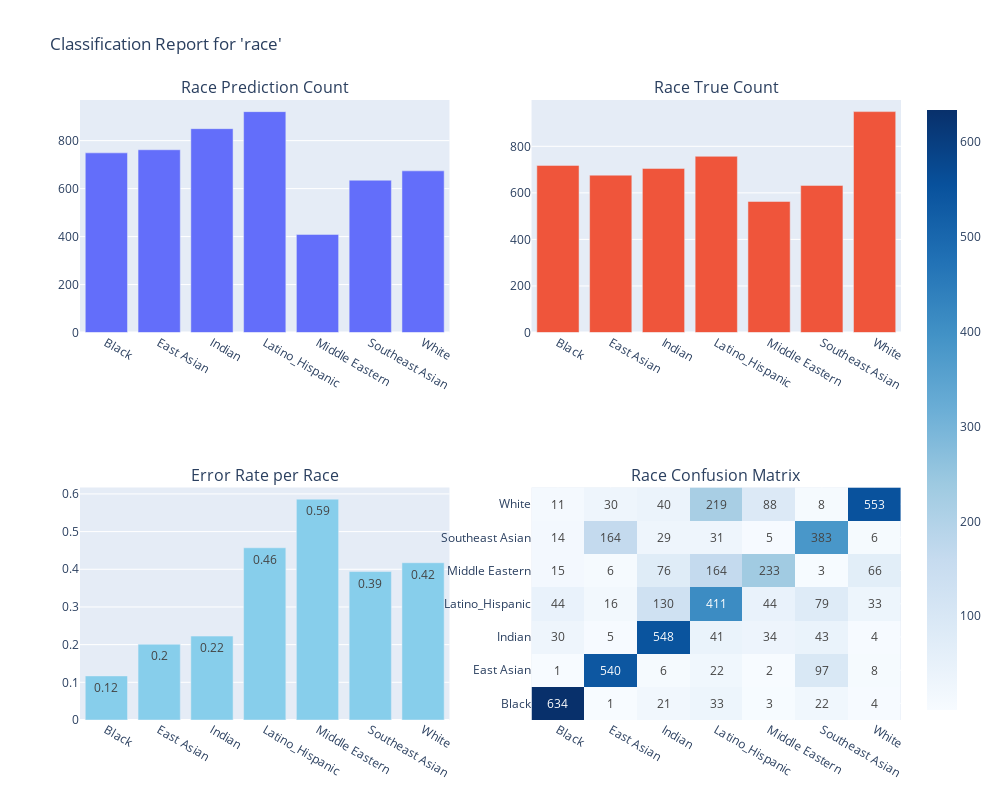

The code cell stored with this chart in its notebook:
### Markdown cell above
#### C1

### Code cell
df_r_cultural_heritage = import_data('./scv_1/r_cultural_heritage.csv')
run_stats(df_r_cultural_heritage, 'race')

### Figure 1 — Plotly figure (JSON) as saved in the notebook; plotly's stock layout.template omitted (floating-point values rounded to 4 significant figures)
{"data": [{"name": "Predicted", "type": "bar", "x": ["Black", "East Asian", "Indian", "Latino_Hispanic", "Middle Eastern", "Southeast Asian", "White"], "xaxis": "x", "y": [749, 762, 850, 921, 409, 635, 674], "yaxis": "y"}, {"name": "True", "type": "bar", "x": ["Black", "East Asian", "Indian", "Latino_Hispanic", "Middle Eastern", "Southeast Asian", "White"], "xaxis": "x2", "y": [718, 676, 705, 757, 563, 632, 949], "yaxis": "y2"}, {"marker": {"color": "skyblue"}, "name": "Error Rate", "text": [0.12, 0.2, 0.22, 0.46, 0.59, 0.39, 0.42], "textposition": "auto", "type": "bar", "x": ["Black", "East Asian", "Indian", "Latino_Hispanic", "Middle Eastern", "Southeast Asian", "White"], "xaxis": "x3", "y": [0.117, 0.2012, 0.2227, 0.4571, 0.5861, 0.394, 0.4173], "yaxis": "y3"}, {"colorscale": [[0, "rgb(247,251,255)"], [0.125, "rgb(222,235,247)"], [0.25, "rgb(198,219,239)"], [0.375, "rgb(158,202,225)"], [0.5, "rgb(107,174,214)"], [0.625, "rgb(66,146,198)"], [0.75, "rgb(33,113,181)"], [0.875, "rgb(8,81,156)"], [1, "rgb(8,48,107)"]], "hoverinfo": "z", "text": [["634", "1", "21", "33", "3", "22", "4"], ["1", "540", "6", "22", "2", "97", "8"], ["30", "5", "548", "41", "34", "43", "4"], ["44", "16", "130", "411", "44", "79", "33"], ["15", "6", "76", "164", "233", "3", "66"], ["14", "164", "29", "31", "5", "383", "6"], ["11", "30", "40", "219", "88", "8", "553"]], "texttemplate": "%{text}", "type": "heatmap", "x": ["Black", "East Asian", "Indian", "Latino_Hispanic", "Middle Eastern", "Southeast Asian", "White"], "xaxis": "x4", "y": ["Black", "East Asian", "Indian", "Latino_Hispanic", "Middle Eastern", "Southeast Asian", "White"], "yaxis": "y4", "z": [[634, 1, 21, 33, 3, 22, 4], [1, 540, 6, 22, 2, 97, 8], [30, 5, 548, 41, 34, 43, 4], [44, 16, 130, 411, 44, 79, 33], [15, 6, 76, 164, 233, 3, 66], [14, 164, 29, 31, 5, 383, 6], [11, 30, 40, 219, 88, 8, 553]]}], "layout": {"annotations": [{"font": {"size": 16}, "showarrow": false, "text": "Race Prediction Count", "x": 0.225, "xanchor": "center", "xref": "paper", "y": 1, "yanchor": "bottom", "yref": "paper"}, {"font": {"size": 16}, "showarrow": false, "text": "Race True Count", "x": 0.775, "xanchor": "center", "xref": "paper", "y": 1, "yanchor": "bottom", "yref": "paper"}, {"font": {"size": 16}, "showarrow": false, "text": "Error Rate per Race", "x": 0.225, "xanchor": "center", "xref": "paper", "y": 0.375, "yanchor": "bottom", "yref": "paper"}, {"font": {"size": 16}, "showarrow": false, "text": "Race Confusion Matrix", "x": 0.775, "xanchor": "center", "xref": "paper", "y": 0.375, "yanchor": "bottom", "yref": "paper"}], "height": 800, "showlegend": false, "title": {"text": "Classification Report for 'race'"}, "width": 1000, "xaxis": {"anchor": "y", "domain": [0, 0.45]}, "xaxis2": {"anchor": "y2", "domain": [0.55, 1]}, "xaxis3": {"anchor": "y3", "domain": [0, 0.45]}, "xaxis4": {"anchor": "y4", "domain": [0.55, 1]}, "yaxis": {"anchor": "x", "domain": [0.625, 1]}, "yaxis2": {"anchor": "x2", "domain": [0.625, 1]}, "yaxis3": {"anchor": "x3", "domain": [0, 0.375]}, "yaxis4": {"anchor": "x4", "domain": [0, 0.375]}}}
